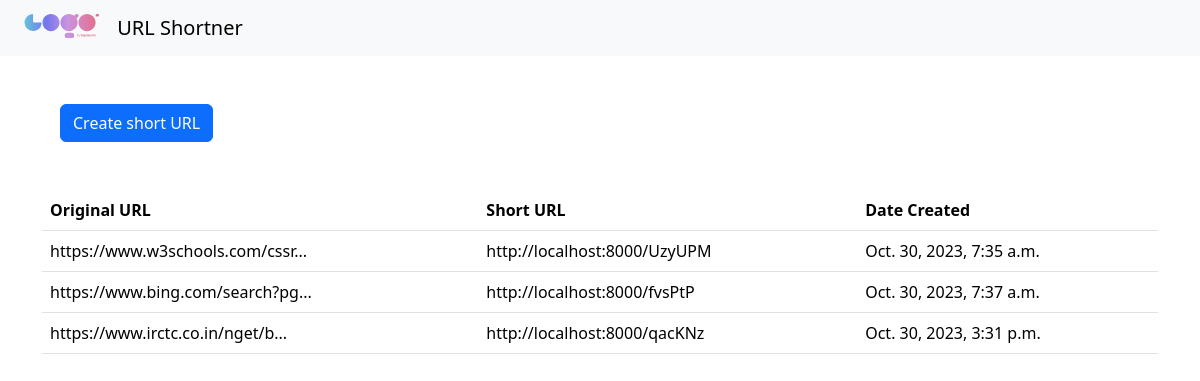
The page / on the database its author committed.
### main/models.py (models this page shows, shortened)
class ShortURL (models.Model) :
    original_URL = models.URLField(max_length=2000)
    short_URL = models.CharField(max_length=200)
    time_date_created = models.DateTimeField()

### main/views.py (the view)
# urls.py: path('',views.home,name="home"),
def home(request):
    context = {"rows":ShortURL.objects.all()}
    return render(request,'home.html',context)

### templates/home.html (shortened to what this page needs)
{% extends "base.html" %}
{% block content %}
<div class='container m-5'>
<a href="/create"><button type="button" class="btn btn-primary">Create short URL</button></a>
</div>
<div class="container mt-5 ">
    <table class="table">
      <thead>
        <tr>
          <th scope="col">Original URL</th>
          <th scope="col">Short URL</th>
          <th scope="col">Date Created</th>
        </tr>
      </thead>
      <tbody>
        {% for row in rows %}
        <tr>
          <td>{{row.original_URL|slice:":30"}}...</td>
          <td>http://localhost:8000/{{row.short_URL}}</td>
          <td>{{row.time_date_created}}</td>
        </tr>
{% endfor %}
      </tbody>
    </table>
  </div>
{% endblock content %}

### templates/base.html (shortened to what this page needs)
<!DOCTYPE html>
<html lang="en">
<head>
    <link href="https://cdn.jsdelivr.net/npm/bootstrap@5.3.2/dist/css/bootstrap.min.css" rel="stylesheet">
</head>
<body>
    <header>
        <nav class="navbar bg-body-tertiary">
            <div class="container-fluid">
              <a class="navbar-brand" href="#">
                {% load static %}
                <img src='{% static "logo.svg" %}' alt="Logo" width="100" height="24" class="d-inline-block align-text-top">
                URL Shortner
              </a>
            </div>
          </nav>
    </header>
    {% block content %}{% endblock content %}
</body>
</html>

### templates/base.html (style rules this page uses)
* { max-width:100vw; word-wrap: break-word; }

### rows shown on the page
ShortURL: original_URL "https://www.w3schools.com/cssr", short_URL "UzyUPM", time_date_created "Oct. 30, 2023, 7:35 a.m."
ShortURL: original_URL "https://www.bing.com/search?pg", short_URL "fvsPtP", time_date_created "Oct. 30, 2023, 7:37 a.m."
ShortURL: original_URL "https://www.irctc.co.in/nget/b", short_URL "qacKNz", time_date_created "Oct. 30, 2023, 3:31 p.m."
